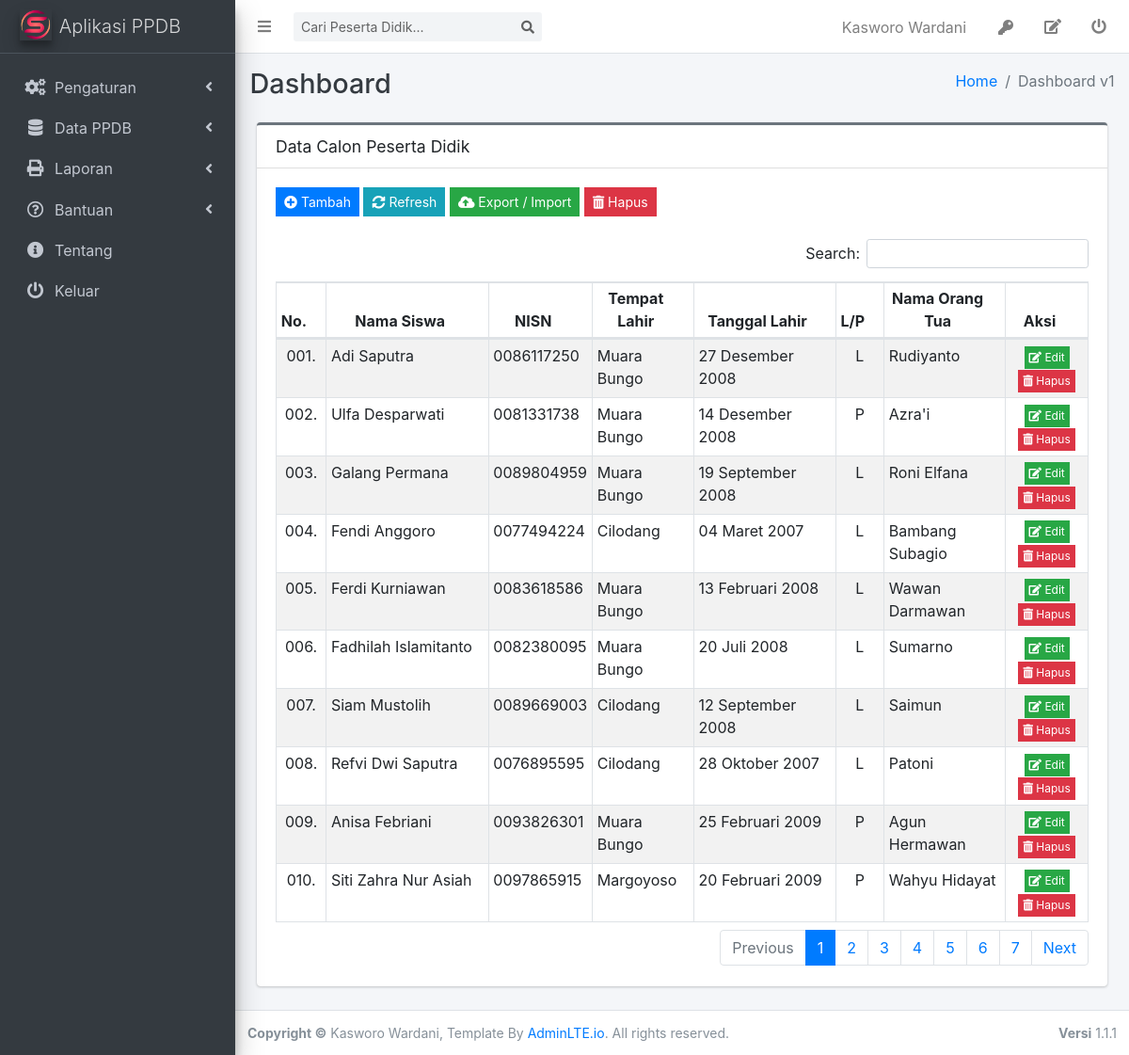
/admin/index.php?p=datacalsis (signed in), run on the app's committed database.
### tables this page shows
CREATE TABLE `tb_user` (
  `iduser` int(11) NOT NULL AUTO_INCREMENT,
  `username` varchar(50) NOT NULL,
  `nama` varchar(250) NOT NULL,
  `jbtdinas` enum('1','2','3','4','5') DEFAULT NULL,
  `passwd` varchar(250) DEFAULT NULL,
  `level` enum('0','1') DEFAULT NULL,
  `aktif` enum('0','1') DEFAULT NULL,
  `jbtpanitia` enum('1','2','3','4','5','6') NOT NULL,
  `nip` varchar(18) NOT NULL,
  `tmplahir` varchar(250) DEFAULT NULL,
  `tgllahir` date DEFAULT NULL,
  `alamat` varchar(250) NOT NULL,
  `desa` varchar(250) NOT NULL,
  `logakhir` datetime NOT NULL,
  `kec` varchar(250) NOT NULL,
  `kab` varchar(250) NOT NULL,
  `prov` varchar(250) NOT NULL,
  `kdpos` char(5) NOT NULL,
  `email` varchar(250) NOT NULL,
  `nohp` char(15) NOT NULL,
  `foto` varchar(250) NOT NULL,
  `agama` enum('A','B','C','D','E','F') DEFAULT NULL,
  `gender` enum('L','P') DEFAULT NULL,
  `tglupdate` date DEFAULT NULL,
  PRIMARY KEY (`iduser`)
);

CREATE TABLE `tb_calsis` (
  `idcalsis` int(11) NOT NULL AUTO_INCREMENT,
  `idskulasal` char(8) DEFAULT NULL,
  `nopend` char(20) NOT NULL DEFAULT 'NULL',
  `kdskul` char(20) DEFAULT NULL,
  `kdthpel` char(5) DEFAULT NULL,
  `nama` varchar(200) DEFAULT NULL,
  `nik` char(18) DEFAULT NULL,
  `nisn` char(10) DEFAULT NULL,
  `tmplhr` varchar(200) DEFAULT NULL,
  `tgllhr` date DEFAULT NULL,
  `agama` char(1) DEFAULT NULL,
  `gender` enum('L','P') DEFAULT NULL,
  `alamat` varchar(200) DEFAULT NULL,
  `desa` varchar(200) DEFAULT NULL,
  `kec` varchar(200) DEFAULT NULL,
  `kab` varchar(200) DEFAULT NULL,
  `prov` varchar(200) DEFAULT NULL,
  `kdpos` char(5) DEFAULT NULL,
  `nohp` char(15) DEFAULT NULL,
  `deleted` enum('1','0') DEFAULT NULL,
  `tglinput` date DEFAULT NULL,
  `logakhir` datetime DEFAULT NULL,
  `foto` varchar(250) DEFAULT NULL,
  `pwd` varchar(250) NOT NULL,
  PRIMARY KEY (`idcalsis`),
  KEY `idskulasal` (`idskulasal`)
);

### admin/dbfunction.php (called while the page is built, shortened)
<?php
    $conn=mysqli_connect("localhost","root","password");
    mysqli_select_db($conn,"smpnlipa_ppdb") or die('Error selecting MySQL database: ' . mysqli_error);
    function indonesian_date($date)
    {
        $indonesian_month = array("Januari", "Februari", "Maret",
            "April", "Mei", "Juni",
            "Juli", "Agustus", "September",
            "Oktober", "November", "Desember");
        $year        = substr($date, 0, 4);
        $month       = substr($date, 5, 2);
        $currentdate = substr($date, 8, 2);
        if($month>=1)
        {
            $result = $currentdate . " " . $indonesian_month[(int) $month - 1] . " " . $year;
        }
        else
        {
            $result = '';
        }
        return $result;
    }
    function viewdata($tbl, $key='', $id='', $ord='' ){
        global $conn;
        if($key=='' && $id=='' && $ord==''){
            $sql="SELECT*FROM $tbl";
        }
        else if($key=='' && $id==''){
            $sql="SELECT*FROM $tbl ORDER BY $ord";
        }
        elseif($ord==''){
            $sql="SELECT*FROM $tbl WHERE $key='$id'";
        }
        else {
            $sql="SELECT*FROM $tbl WHERE $key = '$id' ORDER BY $ord";
        }
        $result=mysqli_query($conn, $sql);
        $rows=[];
        while($row=mysqli_fetch_assoc($result)){
            $rows[]=$row;
        }
        return $rows;
    }
?>

### admin/calsis_tampil.php (the view, shortened to what this page needs)
<?php
if($level=='1') {
?>
<div class="col-sm-12">
    <div class="card card-secondary card-outline">
        <div class="card-header">
            <h4 class="card-title">Data Calon Peserta Didik</h4>
        </div>
        <div class="card-body">
            <div class="row">
                <div class="col-sm-12">
                    <a href="index.php?p=addsiswa&m=1" class="btn btn-flat btn-primary btn-sm" id="btnTambah">
                        <i class="fas fa-plus-circle"></i>&nbsp;Tambah
                    </a>
                    <button class="btn btn-flat btn-info btn-sm">
                        <i class="fas fa-sync-alt"></i>&nbsp;Refresh
                    </button>
                    <button class="btn btn-flat btn-success btn-sm" data-toggle="modal" data-target="#myImportSiswa">
                        <i class="fas fa-cloud-upload-alt"></i>&nbsp;Export / Import
                    </button>
                    <button id="hapusall" class="btn btn-flat btn-danger btn-sm">
                        <i class="fas fa-trash-alt"></i>&nbsp;Hapus
                    </button>
                </div>
            </div>
            <br/>
            <div class="table-responsive">
              <table id="tb_siswa" class="table table-bordered table-striped table-sm">
                <thead>
                <tr>
                  <th style="text-align: center;width:5%">No.</th>
                  <th style="text-align: center;width:20%">Nama Siswa</th>
                  <th style="text-align: center;width:7.5%">NISN</th>
                  <th style="text-align: center;width:12.5%">Tempat Lahir</th>
                  <th style="text-align: center;width:17.5%">Tanggal Lahir</th>
                  <th style="text-align: center;width:2.5%">L/P</th>
                  <th style="text-align: center;width:15%">Nama Orang Tua</th>
                  <th style="text-align: center">Aksi</th>
                </tr>
                </thead>
                <tbody>
                <?php
                    $qs=viewdata("v_calsis");
                   foreach($qs as $s)
                    {
                ?>
                <tr>
                  <td style="text-align: center"><?php echo substr($s['nopend'],-3).'.';?></td>
                  <td><?php echo ucwords(strtolower($s['nama']));?></td>
                  <td><?php echo $s['nisn'];?></td>
                  <td><?php echo ucwords(strtolower($s['tmplhr']));?></td>
                  <td><?php echo indonesian_date($s['tgllhr']);?></td>
                  <td style="text-align:center"><?php echo $s['gender'];?></td>
                  <td><?php echo ucwords(strtolower($s['nmwali']));?></td>
                  <td style="text-align: center">
                    <a href="index.php?p=addsiswa&m=2&id=<?php echo base64_encode($s['idcalsis']);?>" class="btn btn-xs btn-success btn-flat">
                        <i class="fas fa-edit"></i>&nbsp;Edit
                    </a>
                    <button data-id="<?php echo base64_encode($s['idcalsis']);?>" class="btn btn-xs btn-danger btn-flat btnHapus">
                        <i class="fas fa-trash-alt"></i>&nbsp;Hapus
                    </button>
                  </td>
                </tr>
                    <?php } ?>
                </tbody>
              </table>
            </div>
        </div>
    </div>
</div>
<?php } ?>

### admin/index.php (shortened to what this page needs)
<?php
	include "dbfunction.php";
	$u=viewdata("tb_user","iduser",$_COOKIE['id'])[0];
	$nama=$u['nama'];
	$level=$u['level'];
?>
<!DOCTYPE html>
<html>
<head>
	<link rel="stylesheet" href="../assets/css/all.min.css">
	<link rel="stylesheet" href="../assets/plugins/overlayScrollbars/css/OverlayScrollbars.min.css">
	<link rel="stylesheet" href="../assets/css/adminlte.min.css">
	<link rel="stylesheet" href="../assets/plugins/sweetalert2-theme-bootstrap-4/bootstrap-4.min.css">
	<link rel="stylesheet" href="../assets/plugins/toastr/toastr.min.css">
	<link rel="stylesheet" href="../assets/plugins/select2/css/select2.min.css">
	<link rel="stylesheet" href="../assets/plugins/select2-bootstrap4-theme/select2-bootstrap4.min.css">
	<link rel="stylesheet" href="../assets/plugins/datatables-bs4/css/dataTables.bootstrap4.min.css">
	<link rel="stylesheet" href="../assets/plugins/datatables-responsive/css/responsive.bootstrap4.min.css">
	<link rel="stylesheet" type="text/css" href="../assets/css/jquery.datetimepicker.css">
	<link rel="stylesheet" type="text/css" href="../assets/css/dropzone.css"/>
</head>
</head>
<body class="skihold-transition sidebar-mini layout-fixed layout-navbar-fixed layout-footer-fixed">
<div class="wrapper">
	<nav class="main-header navbar navbar-expand navbar-white navbar-light">
		<ul class="navbar-nav">
			<li class="nav-item">
				<a class="nav-link" data-widget="pushmenu" href="#" role="button">
					<i class="fas fa-bars"></i>
				</a>
			</li>
		</ul>
		<div class="form-inline ml-2">
			<div class="input-group input-group-sm">
				<input class="form-control form-control-navbar" type="search" id="dicari" placeholder="Cari Peserta Didik..." aria-label="Search">
				<div class="input-group-append">
					<button class="btn btn-navbar" id="goleki">
						<i class="fas fa-search"></i>
					</button>
				</div>
			</div>
		</div>
		<ul class="navbar-nav ml-auto">
			<li class="nav-item">
				<span class="btn nav-link">
					<?php echo $nama;?>
				</span>
			</li>
			<li class="nav-item">
				<span class="btn nav-link"  data-toggle="modal" data-target="#myPassword" title="Ganti Password">
				<i class="fas fa-key"></i>
				</span>
			</li>
			<li class="nav-item">
				<a href="index.php?p=adduser&m=3" class="nav-link" title="Edit Data">
				<i class="fas fa-edit"></i>
				</a>
			</li>
			<li class="nav-item">
				<a class="nav-link" href="logout.php" title="Keluar / Logout">
					<i class="fas fa-power-off"></i>
				</a>
		</li>
		</ul>
	</nav>
  <aside class="main-sidebar sidebar-dark-primary elevation-4">
	<a href="index.php?p=dashboard" class="brand-link">
	  <img src="../assets/img/logo.png" width="100" class="brand-image elevation-3"
		   style="opacity: 1.0">
	 <span class="brand-text font-weight-light">Aplikasi PPDB</span>
	</a>
	<div class="sidebar">
	  <nav class="mt-3 pb-3 mb-3">
		<ul class="nav nav-pills nav-sidebar flex-column" data-widget="treeview" role="menu" data-accordion="false">
			<?php	if($level=='1'){ ?>
		  <li class="nav-item has-treeview">
		  	<a href="#" class="nav-link">
				<i class="nav-icon fas fa-cogs"></i>
				<p>
					Pengaturan
				</p>
				<i class="fas fa-angle-left right"></i>
			</a>
		  </li>
		  <li class="nav-item has-treeview">
			<a href="#" class="nav-link">
			  <i class="nav-icon fas fa-database"></i>
			  <p>
				Data PPDB
				<i class="fas fa-angle-left right"></i>
			  </p>
			</a>
		  </li>
		  <li class="nav-item has-treeview">
			<a href="#" class="nav-link">
			  <i class="nav-icon fas fa-print"></i>
			  <p>
				Laporan
				<i class="fas fa-angle-left right"></i>
			  </p>
			</a>
		  </li>
		  <?php } ?>
		  <li class="nav-item">
			<a href="#" class="nav-link">
			  <i class="far fa-question-circle nav-icon"></i>
			  <p>
				Bantuan
				<i class="fas fa-angle-left right"></i>
			  </p>
			</a>
		   </li>
		   <li class="nav-item">
			   <a href="#" class="nav-link">
				 <i class="fas fa-info-circle nav-icon"></i>
				 <p>Tentang</p>
			   </a>
			</li>
			  <li class="nav-item">
				<a href="logout.php" class="nav-link">
				  <i class="fas fa-power-off nav-icon"></i>
				  <p>Keluar</p>
				</a>
			  </li>
		</ul>
	  </nav>
	</div>
  </aside>
  <div class="content-wrapper">
	<div class="content-header">
	  <div class="container-fluid">
		<div class="row mb-2">
		  <div class="col-sm-6">
			<h1 class="m-0 text-dark">Dashboard</h1>
		  </div>
		  <div class="col-sm-6">
			<ol class="breadcrumb float-sm-right">
			  <li class="breadcrumb-item"><a href="#">Home</a></li>
			  <li class="breadcrumb-item active">Dashboard v1</li>
			</ol>
		  </div>
		</div>
	  </div>
	</div>
	<section class="content">
	  <div class="container-fluid">
		<div class="form-group">
		<?php
			if(!isset($_GET['p']) || $_GET['p']=='' || $_GET['p']=='dashboard') {include "dashboard.php";}
			else if($_GET['p']=='datasekolah') {include "sekolah_tampil.php";}
			else if($_GET['p']=='datauser') {include "user_tampil.php";}
			else if($_GET['p']=='adduser'){include "user_form.php";}
			else if($_GET['p']=='jadwal') {include "jadwal_tampil.php";}
			else if($_GET['p']=='pagu') {include "pagu_tampil.php";}
			else if($_GET['p']=='syarat') {include "syarat_tampil.php";}
			else if($_GET['p']=='datamapel') {include "mapel_tampil.php";}
			else if($_GET['p']=='skulasal') {include "skulasal_tampil.php";}
			else if($_GET['p']=='datacalsis') {include "calsis_tampil.php";}
		?>
		</div>
	  </div>
	</section>
  </div>
  <footer class="main-footer text-sm">
	<strong>Copyright &copy;</strong> Kasworo Wardani, Template By <a href="http://adminlte.io">AdminLTE.io</a>.
	All rights reserved.
	<div class="float-right d-none d-sm-inline-block">
	  <b>Versi</b> 1.1.1
	</div>
  </footer>
</div>
</body>
</html>

### data on the page
tb_user: nama "Kasworo Wardani"
tb_calsis: nopend "001", nama "Adi Saputra", nisn "0086117250", tmplhr "Muara Bungo", tgllhr "27 Desember 2008", gender "L", nmwali "Rudiyanto"
tb_calsis: nopend "002", nama "Ulfa Desparwati", nisn "0081331738", tmplhr "Muara Bungo", tgllhr "14 Desember 2008", gender "P", nmwali "Azra'i"
tb_calsis: nopend "003", nama "Galang Permana", nisn "0089804959", tmplhr "Muara Bungo", tgllhr "19 September 2008", gender "L", nmwali "Roni Elfana"
tb_calsis: nopend "004", nama "Fendi Anggoro", nisn "0077494224", tmplhr "Cilodang", tgllhr "04 Maret 2007", gender "L", nmwali "Bambang Subagio"
tb_calsis: nopend "005", nama "Ferdi Kurniawan", nisn "0083618586", tmplhr "Muara Bungo", tgllhr "13 Februari 2008", gender "L", nmwali "Wawan Darmawan"
tb_calsis: nopend "006", nama "Fadhilah Islamitanto", nisn "0082380095", tmplhr "Muara Bungo", tgllhr "20 Juli 2008", gender "L", nmwali "Sumarno"
tb_calsis: nopend "007", nama "Siam Mustolih", nisn "0089669003", tmplhr "Cilodang", tgllhr "12 September 2008", gender "L", nmwali "Saimun"
tb_calsis: nopend "008", nama "Refvi Dwi Saputra", nisn "0076895595", tmplhr "Cilodang", tgllhr "28 Oktober 2007", gender "L", nmwali "Patoni"
tb_calsis: nopend "009", nama "Anisa Febriani", nisn "0093826301", tmplhr "Muara Bungo", tgllhr "25 Februari 2009", gender "P", nmwali "Agun Hermawan"
tb_calsis: nopend "010", nama "Siti Zahra Nur Asiah", nisn "0097865915", tmplhr "Margoyoso", tgllhr "20 Februari 2009", gender "P", nmwali "Wahyu Hidayat"
